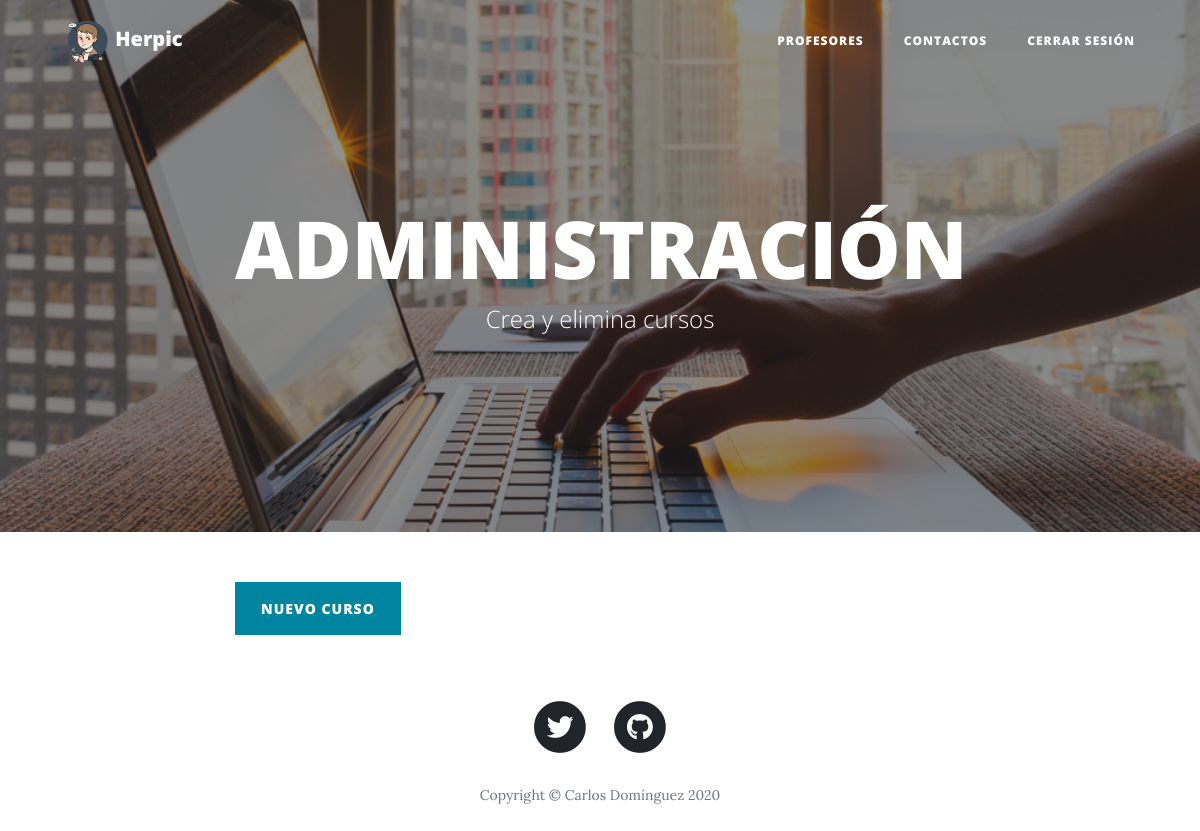
Page /admin/admincursos.php on the earlier database version.
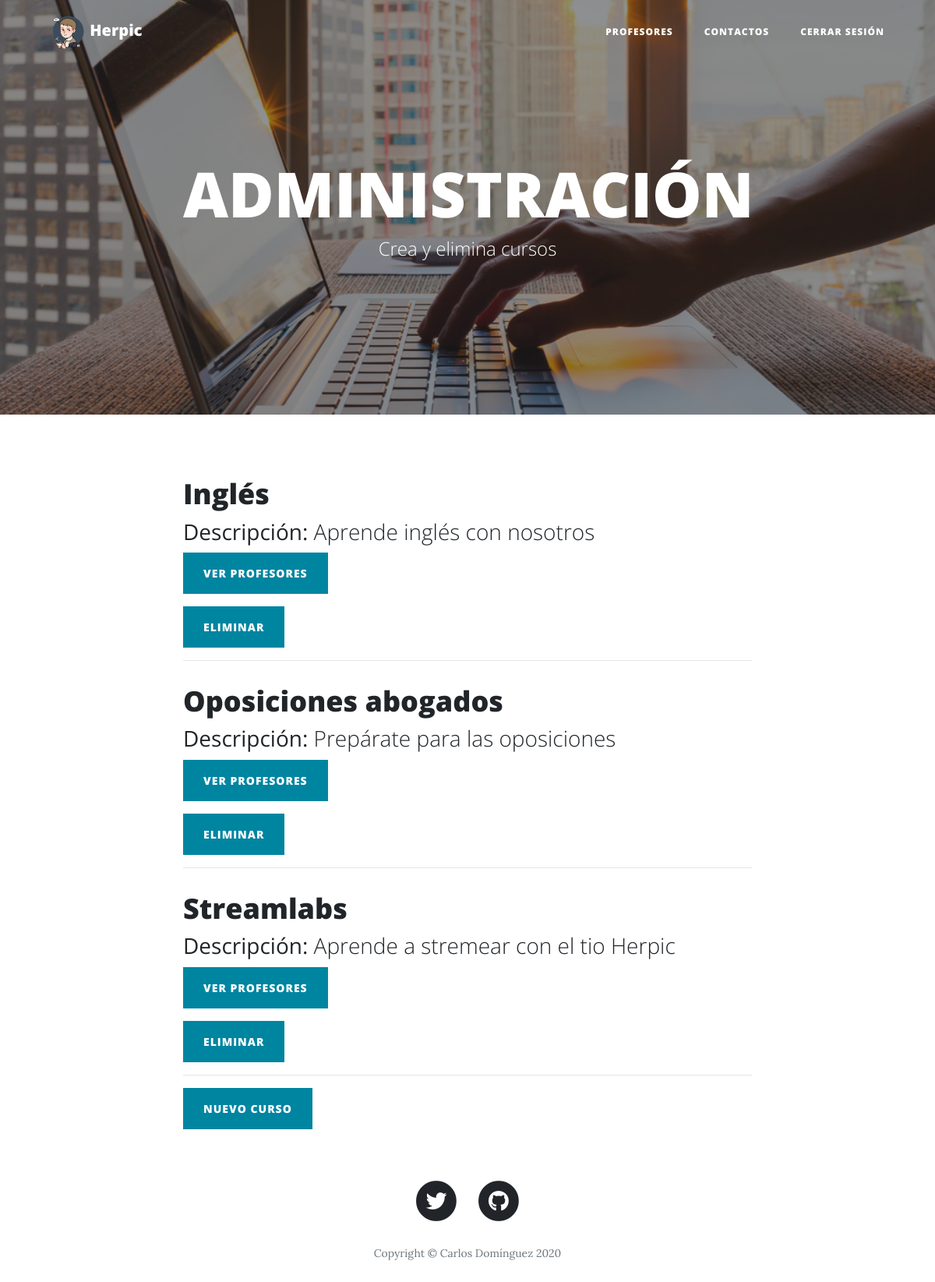
Same page on the later database version.
### tables this page shows
CREATE TABLE `cursos` (
  `id` int(11) NOT NULL,
  `nombre` varchar(50) NOT NULL,
  `descripcion` varchar(255) NOT NULL
);

### admin/admincursos.php (the view, shortened to what this page needs)
<!DOCTYPE html>
<html lang="en">
<head>
  <link href="../vendor/bootstrap/css/bootstrap.min.css" rel="stylesheet">
  <link href="../vendor/fontawesome-free/css/all.min.css" rel="stylesheet" type="text/css">
  <link href="../css/clean-blog.min.css" rel="stylesheet">
</head>
<body>
  <nav class="navbar navbar-expand-lg navbar-light fixed-top" id="mainNav">
    <div class="container">
      <a class="navbar-brand"><img src="../img/logo.png" height="45" width="45"> Herpic</a>
      <div class="collapse navbar-collapse" id="navbarResponsive">
        <ul class="navbar-nav ml-auto">
        <li class="nav-item">
            <a class="nav-link" href="admin.php">Profesores</a>
        </li>
        <li class="nav-item">
            <a class="nav-link" href="contactos.php">Contactos</a>
        </li>
        <li class="nav-item">
            <a class="nav-link" href="../logout.php">Cerrar sesión</a>
        </li>
        </ul>
      </div>
    </div>
  </nav>
  <header class="masthead" style="background-image: url('../img/cursos-admin.jpg')">
    <div class="overlay"></div>
    <div class="container">
      <div class="row">
        <div class="col-lg-8 col-md-10 mx-auto">
          <div class="site-heading">
            <h1>ADMINISTRACIÓN</h1>
            <span class="subheading">Crea y elimina cursos</span>
          </div>
        </div>
      </div>
    </div>
  </header>
  <?php
    $conn = mysqli_connect('localhost', 'root', '1234', 'herpic');
    $mostar_curso = mysqli_query($conn, "SELECT * FROM cursos")
  ?>
  <div class="container">
    <div class="row">
      <div class="col-lg-8 col-md-10 mx-auto">
      <?php
        while ($reg = mysqli_fetch_array($mostar_curso)){
          $idcurso = $reg['id'];
      ?>
      <div class="post-preview">
          <a>
            <h2 class="post-title">
              <?php
                echo $reg['nombre'];
              ?>
            </h2>
            <h3 class="post-subtitle">
              <?php
                echo "<b> Descripción: </b>" . $reg['descripcion'];
              ?>
            </h3>
          </a>
            <form action="verprofesores.php" method="POST">
              <div class="form-group">
                <button type="submit" class="btn btn-primary" id="sendMessageButton" name="ver" value="<?php echo $idcurso ?>">Ver Profesores</button>
              </div>
            </form>
            <form action="eliminarcurso.php" method="POST">
              <div class="form-group">
              <button type="submit" class="btn btn-primary" id="sendMessageButton" name="eliminar" value="<?php echo $idcurso ?>">Eliminar</button>
              </div>
            </form>
        </div>
        <hr>
      <?php
      }
      ?>
      <form action="newcurso.php">
        <div class="form-group">
          <button type="submit" class="btn btn-primary" id="sendMessageButton">Nuevo curso</button>
        </div>
      </form>
  <footer>
    <div class="container">
      <div class="row">
        <div class="col-lg-8 col-md-10 mx-auto">
          <ul class="list-inline text-center">
            <li class="list-inline-item">
              <a href="https://twitter.com/Herpico">
                <span class="fa-stack fa-lg">
                  <i class="fas fa-circle fa-stack-2x"></i>
                  <i class="fab fa-twitter fa-stack-1x fa-inverse"></i>
                </span>
              </a>
            </li>
            <li class="list-inline-item">
              <a href="https://github.com/Carlos-DR/ProyectoPASIR">
                <span class="fa-stack fa-lg">
                  <i class="fas fa-circle fa-stack-2x"></i>
                  <i class="fab fa-github fa-stack-1x fa-inverse"></i>
                </span>
              </a>
            </li>
          </ul>
          <p class="copyright text-muted">Copyright &copy; Carlos Domínguez 2020</p>
        </div>
      </div>
    </div>
  </footer>
</body>
</html>

Differences in the rows shown:
added cursos: nombre "Inglés", descripcion "Aprende inglés con nosotros", $idcurso 1 (drawn)
added cursos: nombre "Oposiciones abogados", descripcion "Prepárate para las oposiciones", $idcurso 2 (drawn)
added cursos: nombre "Streamlabs", descripcion "Aprende a stremear con el tio Herpic", $idcurso 3 (drawn)
